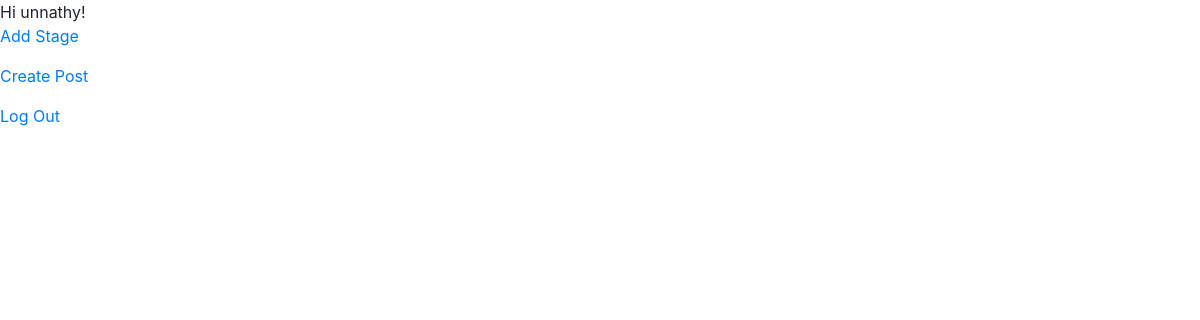
/jobboard/ (signed in), run on an earlier commit of the app's database.
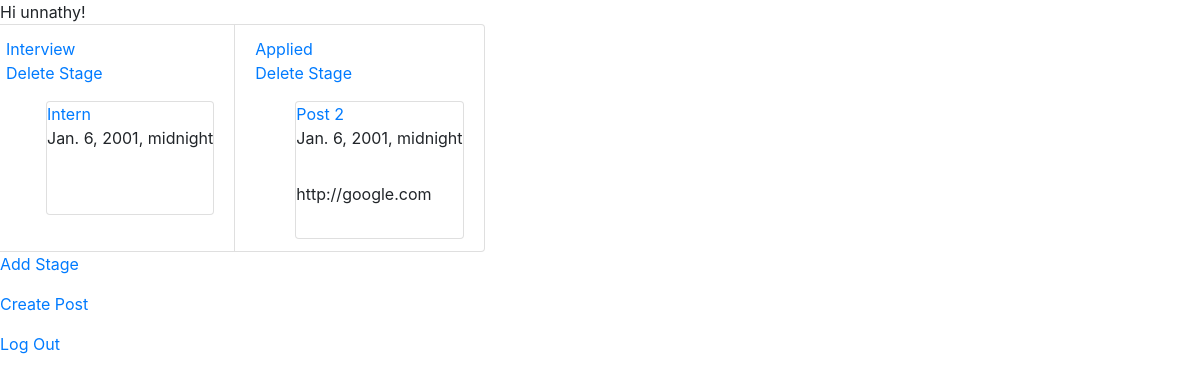
And on a later commit of the database.
### jobboard/models.py (models this page shows, shortened)
class Stage(models.Model):
    author = models.ForeignKey(User, on_delete=models.CASCADE, blank=True, null=True)
    stage_title = models.CharField(max_length=200)
    def ordered_posting_set(self):
        return self.posting_set.all().order_by('deadline')

class Posting(models.Model):
    author = models.ForeignKey(User, on_delete=models.CASCADE, blank=True, null=True)
    stage = models.ForeignKey(Stage, on_delete=models.CASCADE, blank=True, null=True)
    job_title = models.CharField(max_length=200, blank=True, null=True)
    deadline = models.DateTimeField('Next Deadline', blank=True, null=True)
    job_description = models.TextField('Descripton', blank=True, null=True)
    job_url = models.URLField(max_length=200, blank=True, default = '')
    job_email = models.CharField('email', max_length=200, blank=True, default = '')

### jobboard/views.py (the view)
# urls.py: path('', views.index, name='index'),
@login_required
def index(request):
    if request.method == "POST":
        try:
          logger = logging.getLogger("mylogger")
          body_unicode = request.body.decode('utf-8')
          body_unicode = body_unicode.replace('id=', '')
          body_unicode = body_unicode.replace('"', '')
          body_unicode = body_unicode.replace('[', '')
          body_unicode = body_unicode.replace(']', '')
          arr = body_unicode.split(',')
          idx = 0
          for curr_stage in Stage.objects.filter(author = request.user):
            q1 = arr[idx]
            arr1 = q1.split('&')
            idx += 1
            if len(arr1) == 1 and arr1[0] == '':
               continue
            for curr in arr1:
              posting = Posting.objects.get(id=curr)
              if posting not in Posting.objects.filter(stage = curr_stage):
                posting.stage = curr_stage
                posting.save()
        except KeyError:
            HttpResponseServerError("Malformed data!")
        return JsonResponse({"success": True}, status=200)
    else:
      latest_stage_list = Stage.objects.filter(author = request.user)
      context = {
          'latest_stage_list': latest_stage_list,
      }
      return render(request, 'jobboard/index.html', context)

### jobboard/templates/jobboard/index.html (shortened to what this page needs)
<!DOCTYPE html>
<html>
{% if user.is_authenticated %}
Hi {{ user.username }}!
        <head>
            {% load static %}
            <link rel="stylesheet" href="{% static 'css/bootstrap.min.css' %}">
            <link rel="stylesheet" href="{% static 'css/bootstrap.css' %}">
        </head>
        <body>
            <div class="row">
                <ul class="list-group list-group-horizontal">
                    {% for stage in latest_stage_list %}
                        <li class="list-group-item"><a href="{% url 'jobboard:edit_stage' stage.id %}">{{ stage.stage_title }}</a>
                            <p><a href="{% url 'jobboard:delete_stage' stage.id %}" class="button">Delete Stage</a> </p>
                            <ul style = "min-height: 100px;" id = "{{ stage.stage_title }}" class="connectedSortable">
                                {% for posting in stage.ordered_posting_set %}
                                    <li  id="entry_{{posting.id}}" class="ui-state-default card"><a href="{% url 'jobboard:detail_view' posting.id %}">{{posting.job_title}}</a>
                                    <p>{{posting.deadline}}</p>
                                    <p>{{posting.job_url}}</p>
                                    </li>
                                {% endfor %}
                            </ul>
                        </li>
                    {% endfor %}
                </ul>
            </div>
            <p> <a href="{% url 'jobboard:create_stage'%}" class="button">Add Stage</a> </p>
        <p> <a href="{% url 'jobboard:create_post'%}" class="button">Create Post</a> </p>
        <p><a href="{% url 'logout' %}">Log Out</a></p>
     </body>
{% else %}
<p>You are not logged in</p>
<a href="/accounts/login/">Log In</a>
{% endif %}
</html>

What changed in the data, as far as the page shows it:
added Stage: stage_title "Interview"
added Posting: job_title "Intern", deadline "Jan. 6, 2001, midnight", shown under "Interview"
added Stage: stage_title "Applied"
added Posting: job_title "Post 2", deadline "Jan. 6, 2001, midnight", job_url "http://google.com", shown under "Applied"
